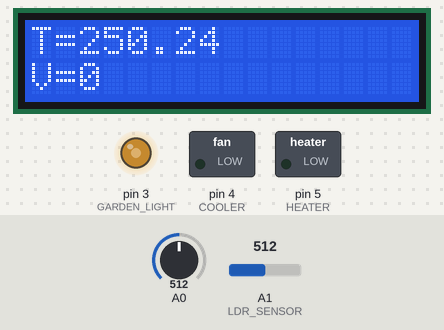
Bench run of a sketch on a simulated Arduino Uno, built with avr-gcc and run on an emulated ATmega328P. Shown: 16×2 character LCD, switched loads named in the sketch (green lamp = pin HIGH), output pins drawn as LEDs (lit = HIGH). Inputs (shaded band) come from the test bench; at power-on: A1 (LDR_SENSOR) = 512, A0 = 512. WiFi joins after 1.5 s; servers stay silent unless stated.

Above: at 3.0 s.
3.1 s: A1 (LDR_SENSOR) set to 306
At 4.2 s:
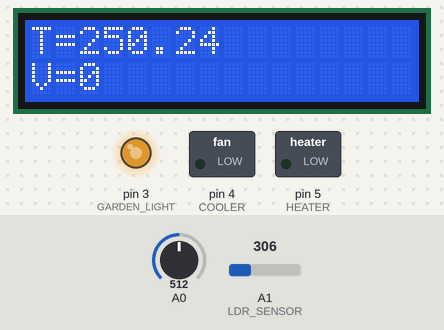
5.4 s: A1 (LDR_SENSOR) set to 122
At 6.4 s:
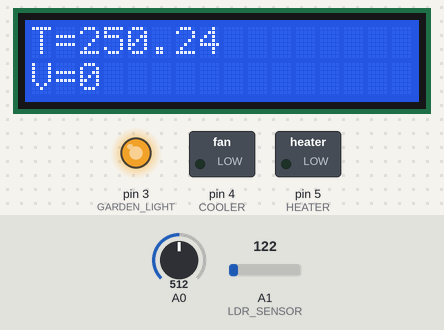
7.4 s: A0 set to 716
At 8.6 s:
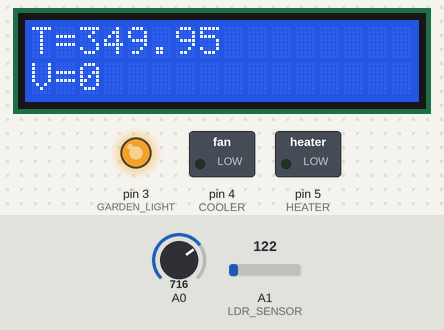
9.4 s: A1 (LDR_SENSOR) set to 900
At 10.8 s:
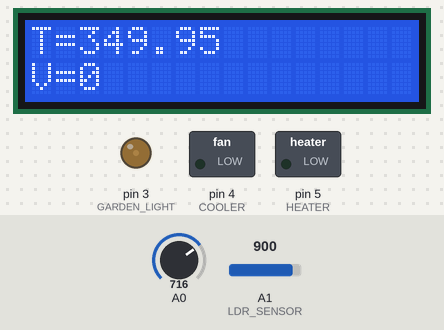
11.4 s: A0 set to 900
At 13.1 s:
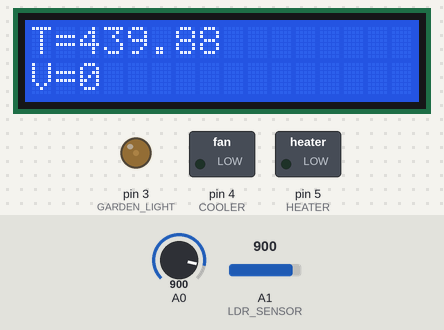
13.4 s: A0 set to 1023
At 15.3 s:
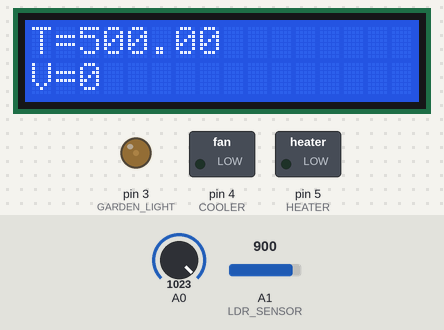
Timing chart, 0 to 16.5 s (numbered marks = the images above; inputs shaded):
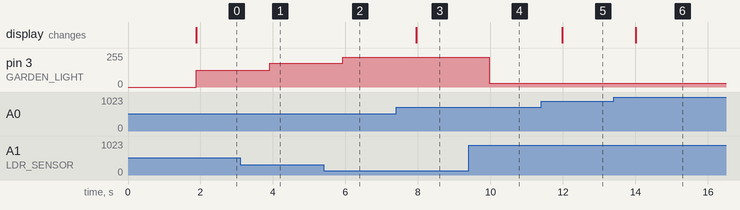

The sketch:

home_automation_blynk_controlled.ino
```cpp
/*************************************************************
Title         :   Home automation using blynk
Description   :   To control light's brigntness with brightness,monitor temperature , monitor water level in the tank through blynk app
Pheripherals  :   Arduino UNO , Temperature system, LED, LDR module, Serial Tank, Blynk cloud, Blynk App.
 *************************************************************/

// Template ID, Device Name and Auth Token are provided by the Blynk.Cloud
// See the Device Info tab, or Template settings
#define BLYNK_TEMPLATE_ID "TMPLTolsXimF"
#define BLYNK_DEVICE_NAME "Home automation"
#define BLYNK_AUTH_TOKEN "ykpBIP3AiujlLTKCtIpTU8kAQtunKKt-"


// Comment this out to disable prints
#define BLYNK_PRINT Serial

#include <SPI.h>
#include <Ethernet.h>
#include <BlynkSimpleEthernet.h>
#include <Wire.h>
#include <LiquidCrystal_I2C.h>

#include "main.h"
#include "temperature_system.h"
#include "ldr.h"
//#include "serial_tank.h"

char auth[] = BLYNK_AUTH_TOKEN;
bool heater_sw,inlet_sw,outlet_sw;
unsigned int tank_volume;

BlynkTimer timer;

LiquidCrystal_I2C lcd(0x27, 16, 2); // set the LCD address to 0x27 for a 16 chars and 2 line display

// This function is called every time the Virtual Pin 0 state changes
/*To turn ON and OFF cooler based virtual PIN value*/
BLYNK_WRITE(COOLER_V_PIN)
{
  int value = param.asInt();
  if(value)
  {
    cooler_control(ON);
    lcd.setCursor(7,0);
    lcd.print("CO_LR ON");
  }
  else
  {
    cooler_control(OFF);
    lcd.print("CO_LR OFF");
  }

}

//To turn ON and OFF heater based virtual PIN value
BLYNK_WRITE(HEATER_V_PIN )
{
  heater_sw= param.asInt();
  if(heater_sw)
  {
    heater_control(ON);
    lcd.setCursor(7,0);
    lcd.print("HT_R ON");
  }
  else
  {
    heater_control(OFF);
    lcd.setCursor(7,0);
    lcd.print("HT_R OFF");
  }
}

/*To turn ON and OFF inlet vale based virtual PIN value*/
/*BLYNK_WRITE(INLET_V_PIN)
{
  inlet_sw=param.asInt();
  if(inlet_sw)
  {
    enable_inlet();
    lcd.setCursor(7,1);
    lcd.print("IN_FL_ON");
  }
  else
  {
    disable_inlet();
    lcd.setCursor(7,1);
    lcd.print("IN_FL_OFF");

  }
}

//To turn ON and OFF outlet value based virtual switch value
BLYNK_WRITE(OUTLET_V_PIN)
{
  outlet_sw=param.asInt();
  if (outlet_sw)
  {
    enable_outlet();
    disable_inlet();
    lcd.setCursor(7,1);
    lcd.print("OUT_FL_ON");
  }
  else
  {
    disable_outlet();
    disable_inlet();
    lcd.setCursor(7,1);
    lcd.print("OUT_FL_OFF");
  }
}
*/
/* To display temperature and water volume as gauge on the Blynk App*/
void update_temperature_reading()
{
  // You can send any value at any time.
  // Please don't send more that 10 values per second.
  Blynk.virtualWrite(TEMPERATURE_GAUGE,read_temperature());

}
void handle_temp(void)
{
  if ((read_temperature() > float(35))&& heater_sw)
  {
    heater_sw = 0;
    heater_control(OFF);
    lcd.setCursor(7,0);
    lcd.print("HT_R  OFF");
    /*sending temperature for every one second*/
    Blynk.virtualWrite(BLYNK_TERMINAL_V_PIN,"temp is greater than 35 ,turning off the heater");
    Blynk.virtualWrite(HEATER_V_PIN,0);
    /*Sending volume of water for every one second*/
    //Blynk.virtualWrite(WATER_VOL_GAUGE,volume());
    Blynk.virtualWrite(HEATER_V_PIN,0);

  }
}
/*To control water volume above 2000ltrs*/
/*void handle_tank(void)
{
  if water volume<2000 and inlet valve off
  if ((tank_volume<2000)&&(inlet_sw==0))
  {
    enable_inlet();
    inlet_sw==1;
    lcd.setCursor(7,1);
    lcd.print("IN_FL_ON");

    Blynk.virtualWrite(BLYNK_TERMINAL_V_PIN,"Volume of water is less than 2000 turning ON the water in flow");
    Blynk.virtualWrite(INLET_V_PIN,1);

  }
  if water volume=3000 and inlet valve on
  if ((tank_volume==3000)&&(inlet_sw==1))
  {
    disable_inlet();
    inlet_sw==0;
    lcd.setCursor(7,1);
    lcd.print("IN_FL_OFF");

    Blynk.virtualWrite(BLYNK_TERMINAL_V_PIN,"Volume of water full turning OFF the water in flow");
    Blynk.virtualWrite(INLET_V_PIN,0);
  }
}
*/
void setup(void)
{
    Blynk.begin(auth);
    lcd.init();
    lcd.backlight();
    lcd.clear();
    lcd.home();
    lcd.setCursor(0,0);
    lcd.print("T==");
    lcd.setCursor(0,1);
    lcd.print("V==");


    init_temperature_system();
    init_ldr();
    timer.setInterval(1000l, update_temperature_reading);

   //init_serial_tank();
}

void loop(void)
{
   /*To run BLYNK related functions*/
     Blynk.run();
    /*T call set intervals at a particular time*/
     timer.run();
     /*Read temp and display it on dashboard*/
     String temperature;
     temperature= String(read_temperature(),2);
     lcd.setCursor(2,0);
     lcd.print(temperature);
     /* To read and display tank volume*/
     //tank_volume=volume();
     lcd.setCursor(2,1);
     lcd.print(tank_volume);
    /* To control garden lights based on the intensity*/
    brightness_control();
    handle_temp();
   //handle_tank();

}
```

ldr.cpp
```cpp
#include "ldr.h"
#include "Arduino.h"
#include "main.h"

void init_ldr(void)
{
   pinMode(GARDEN_LIGHT, OUTPUT);

}
void brightness_control(void)
{
  unsigned short inputVal;
  inputVal = analogRead(LDR_SENSOR);
  inputVal =  inputVal/4;
  inputVal = 255- inputVal;
  analogWrite (GARDEN_LIGHT, inputVal);
  delay(1000);
}
```

ldr.h
```cpp
#ifndef LDR_H
#define LDR_H


#define LDR_SENSOR       A1
#define GARDEN_LIGHT     3


void init_ldr(void);
void brightness_control(void);

#endif
```

main.h
```cpp
#ifndef MAIN_H
#define MAIN_H


#define ON    1
#define OFF   0

#define TEMPERATURE_GAUGE       V1
#define COOLER_V_PIN            V0
#define HEATER_V_PIN            V2
#define WATER_VOL_GAUGE         V3
#define INLET_V_PIN             V4
#define OUTLET_V_PIN            V5
#define BLYNK_TERMINAL_V_PIN    V6


#endif
```

serial_tank.cpp
```cpp
#include "serial_tank.h"
#include "Arduino.h"
#include "main.h"

unsigned int volume_value;
unsigned char valueh, valuel;

void init_serial_tank(void)
{
    Serial.begin(19200);
    Serial.write(0xFF);
    Serial.write(0xFF);
    Serial.write(0xFF);
}

unsigned int volume(void)
{
  Serial.write(VOLUME);
  while(!Serial.available());
   valueh=Serial.read();
  while(!Serial.available());
   valuel=Serial.read();
   volume_value=(valueh<<8)|valuel;
   return volume_value;
}
void enable_inlet(void)
{
  Serial.write(INLET_VALVE);
  Serial.write(ENABLE);
}
void disable_inlet(void)
{
  Serial.write(INLET_VALVE);
  Serial.write(DISABLE);
}
void enable_outlet(void)
{
  Serial.write(OUTLET_VALVE);
  Serial.write(ENABLE);
}
void disable_outlet(void)
{
  Serial.write(OUTLET_VALVE);
  Serial.write(DISABLE);
}
```

serial_tank.h
```cpp
#ifndef SERIAL_TANK_H
#define SERIAL_TANK_H


//input digital
#define INLET_VALVE  0x00
#define OUTLET_VALVE 0x01

//sensors digital
#define HIGH_FLOAT 0x10
#define LOW_FLOAT  0x11

//sensor analog
#define VOLUME 0x30

#define   ENABLE  0x01
#define   DISABLE 0x00

void init_serial_tank(void);
void enable_inlet(void);
void enable_outlet(void);
void disable_inlet(void);
void disable_outlet(void);
unsigned int volume(void);

#endif
```

temperature_system.cpp
```cpp
#include "temperature_system.h"
#include "Arduino.h"
#include "main.h"


void init_temperature_system(void)
{
    pinMode(COOLER, OUTPUT);
    digitalWrite(cooler_control, LOW);
    pinMode(HEATER, OUTPUT);
    digitalWrite(heater_control, LOW);

}

void cooler_control(bool control)
{
  digitalWrite(COOLER, control);
}
float read_temperature(void)
{
  float temperature;
  temperature =(((analogRead(A0)*(float)5/1023)) /(float)0.01);
  return temperature;
}


void heater_control(bool control)
{
    digitalWrite(HEATER, control);
}
```

temperature_system.h
```cpp
#ifndef TEMPERATURE_SYSTEM_H
#define TEMPERATURE_SYSTEM_H

#define HEATER                5
#define COOLER                4


#define TEMPERATURE_SENSOR    A0


float read_temperature(void);
void init_temperature_system(void);
void cooler_control(bool control);
void heater_control(bool control);
#endif
```

Measured:
- after the input at 3.1 s, pin 3 (GARDEN_LIGHT): 127/255 → 179/255 after 0.81 s
- after the input at 5.4 s, pin 3 (GARDEN_LIGHT): 179/255 → 225/255 after 0.53 s
- after the input at 7.4 s, the display: changes after 0.55 s (image 3)
- after the input at 9.4 s, pin 3 (GARDEN_LIGHT): 225/255 → 30/255 after 0.57 s
- after the input at 11.4 s, the display: changes after 0.59 s (image 5)
- after the input at 13.4 s, the display: changes after 0.60 s (image 6)
